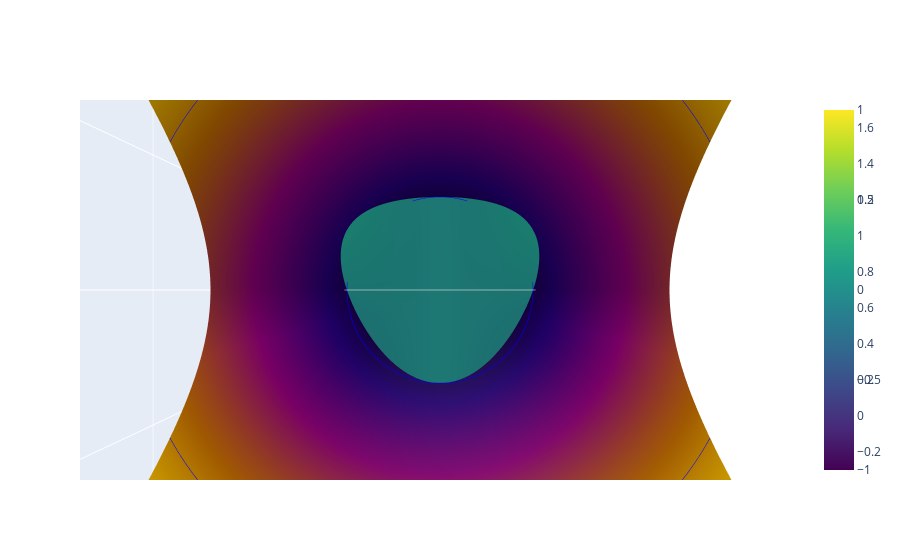

Notebook source saved alongside this figure:
### Code cell
fig = go.Figure(data=[
        go.Surface(x = x, y = y, z = g, opacity=1, contours = { "z": {"show": True, "start": 0, "end": 2, "size": 1, "color":"blue"}}, colorscale='Electric'),
        go.Surface(x = x, y = y, z=f, opacity=1, contours = { "z": {"show": True, "start": 0, "end": 2, "size": 1, "color":"white"}}, colorscale='Viridis')
])
fig.update_layout(scene = { 'camera_eye': {"x": 0, "y": 0, "z": 1}, })
fig.show()
